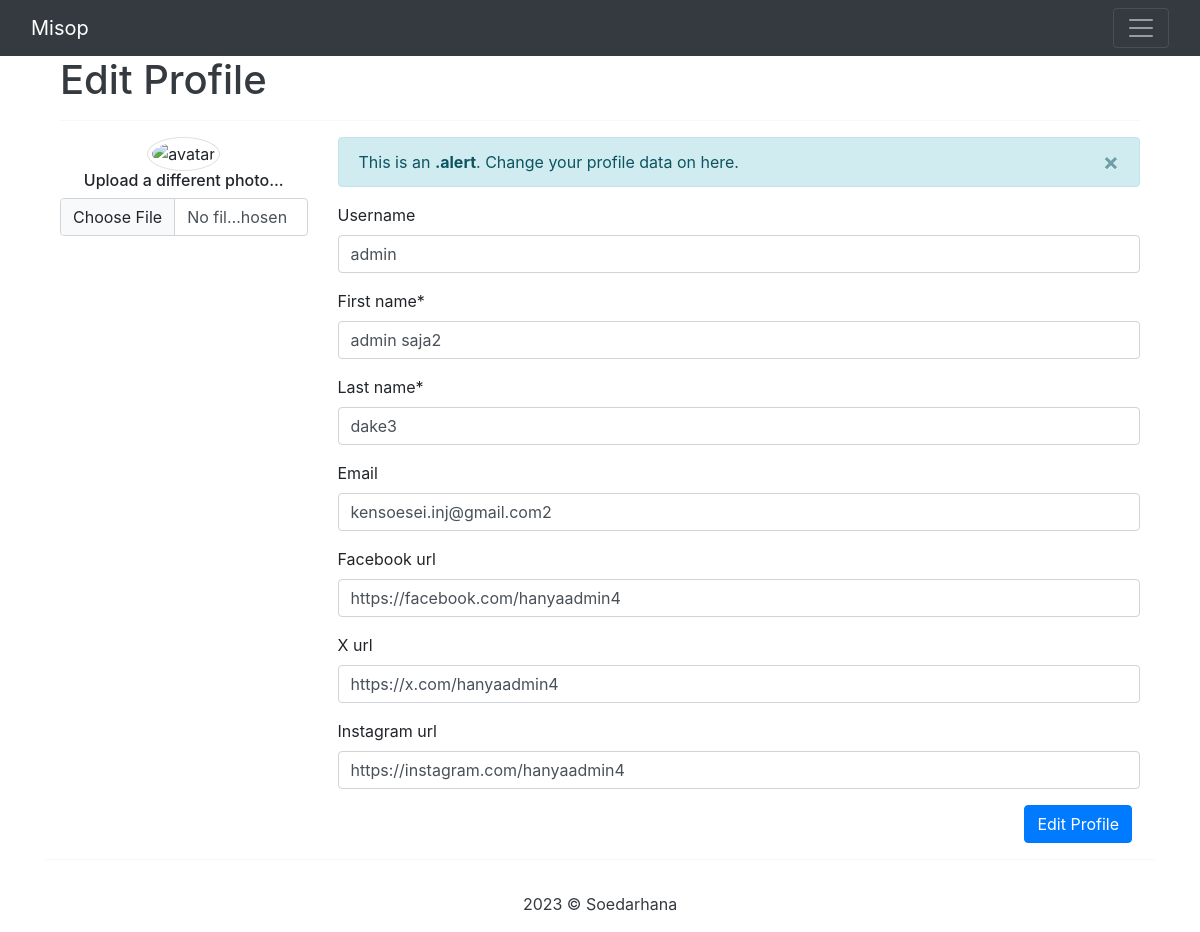
/2/editprofilepage/, run on the app's committed database.
### film/models.py (models this page shows, shortened)
class UserProfile(models.Model):
    user = models.OneToOneField(User, on_delete=models.CASCADE)
    username = models.CharField(max_length=100, null=False, blank=True)
    avatar = models.ImageField(upload_to='avatar', blank=True)
    email = models.CharField(unique=True, max_length=55, null=True, blank=True)
    first_name = models.CharField(max_length=255)
    last_name = models.CharField(max_length=255)
    facebook_url = models.CharField(max_length=255, blank=True, null=True)
    x_url = models.CharField(max_length=255, blank=True, null=True)
    instagram_url = models.CharField(max_length=255, blank=True, null=True)

### film/views.py (the view)
# urls.py: path('<int:pk>/editprofilepage/', EditProfilePageView.as_view(), name='edit_profile_page'),
class EditProfilePageView(generic.UpdateView):
    model = UserProfile
    template_name = 'editprofile/notif_edit_profile.html'
    fields = [
        'username',
        'first_name',
        'last_name',
        'email',
        'facebook_url',
        'x_url',
        'instagram_url'
    ]
    success_url = reverse_lazy('index')

### templates/editprofile/notif_edit_profile.html (shortened to what this page needs)
{% extends 'core/base.html' %}
{% load crispy_forms_tags %}
{% load static %}
{% block content %}
    <div class="container bootstrap snippets bootdey">
        <h1 class="text-dark">Edit Profile</h1>
        <hr>
        <div class="row">
                  <div class="col-md-3">
                    <div class="text-center">
                      <img src="{{ user.socialaccount_set.all.0.get_avatar_url }}" class="avatar rounded-circle img-thumbnail" alt="avatar">
                      <h6>Upload a different photo...</h6>
                      <input type="file" class="form-control">
                    </div>
                  </div>
                  <div class="col-md-9 personal-info">
                    <div class="alert alert-info alert-dismissable">
                      <a class="panel-close close" data-dismiss="alert">×</a>
                      This is an <strong>.alert</strong>. Change your profile data on here.
                    </div>
                    <form class="form-horizontal" role="form" method="POST" enctype="multipart/form-data">
                      {{ form | crispy }}
                      <div class="d-grid gap-2 d-md-flex justify-content-md-end mt-3">
                        <button class="btn btn-primary me-md-2">Edit Profile</button>
                      </div>
                    </form>
                  </div>
              </div>
            </div>
            <hr>
    </div>
{% endblock %}

### data on the page
UserProfile: username "admin", first_name "admin saja2", last_name "dake3", email "kensoesei.inj@gmail.com2", facebook_url "https://facebook.com/hanyaadmin4", x_url "https://x.com/hanyaadmin4", instagram_url "https://instagram.com/hanyaadmin4"
